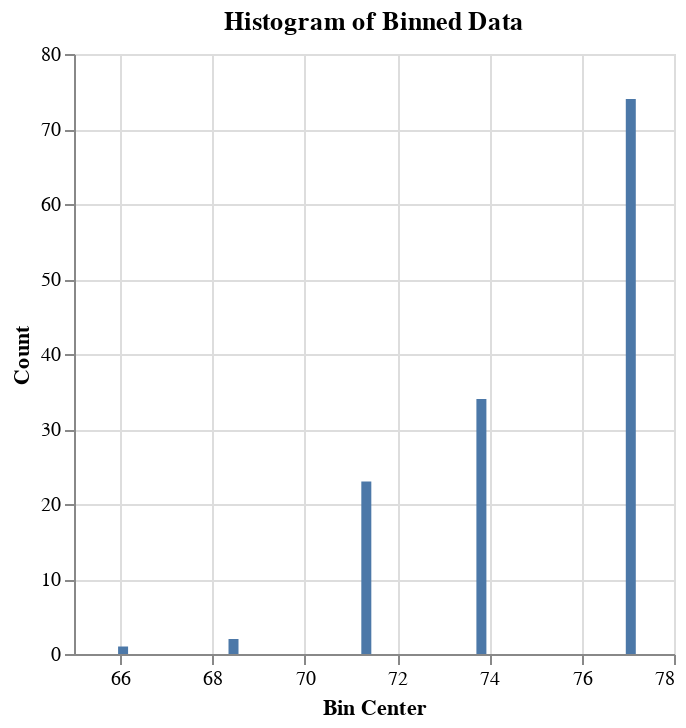

Notebook cell for this chart:
### Code cell
import altair as alt
import pandas as pd
# Sample data (bin, center, count) as a list of dictionaries
data = [
    {'bin': 1, 'center': 66.06343324348504, 'count': 1.0},
    {'bin': 2, 'center': 68.45591960684908, 'count': 2.0},
    {'bin': 3, 'center': 71.33356492685698, 'count': 23.0},
    {'bin': 4, 'center': 73.82702645212825, 'count': 34.0},
    {'bin': 5, 'center': 77.06390408174018, 'count': 74.0}
]

data = pd.DataFrame(data)

# Create a basic bar chart
histogram = alt.Chart(data).mark_bar().encode(
    x=alt.X('center:Q', title='Bin Center'),
    y=alt.Y('count:Q', title='Count')
).properties(
    title='Histogram of Binned Data'
)

histogram.show()

### Figure 1 — Vega-Lite specification as saved in the notebook (floating-point values rounded to 4 significant figures)
{"config": {"view": {"continuousWidth": 300, "continuousHeight": 300}}, "data": {"name": "data-7af079adc2e72382ad18bb76bfef4621"}, "mark": {"type": "bar"}, "encoding": {"x": {"field": "center", "title": "Bin Center", "type": "quantitative"}, "y": {"field": "count", "title": "Count", "type": "quantitative"}}, "title": "Histogram of Binned Data", "$schema": "https://vega.github.io/schema/vega-lite/v5.17.0.json", "datasets": {"data-7af079adc2e72382ad18bb76bfef4621": [{"bin": 1, "center": 66.06, "count": 1.0}, {"bin": 2, "center": 68.46, "count": 2.0}, {"bin": 3, "center": 71.33, "count": 23.0}, {"bin": 4, "center": 73.83, "count": 34.0}, {"bin": 5, "center": 77.06, "count": 74.0}]}}
